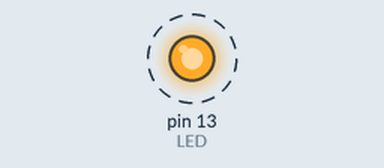
Recording of a sketch running on a simulated Arduino Uno, built with avr-gcc and run on an emulated ATmega328P. Shown: output pins drawn as LEDs (lit = HIGH). Dashed ring = blinking.

Above: at 0.5 s.
Timing chart, 0 to 4.6 s (numbered marks = the images above):
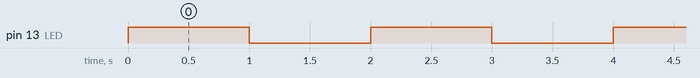

Measured:
- by itself, pin 13 (LED): alternates HIGH for 1.0 s and LOW for 1.0 s

The sketch:

BlinkXor.ino
```cpp
// La función 'setup' se ejecuta una única vez al encender la placa
// o presionar reset.
void setup()
{
  // Inicializa el pin digital como salida
  DDRB |= _BV(DDB5);
}

// La función 'loop' corre indefinidamente una y otra vez.
void loop()
{
  PORTB ^= _BV(PORTB5);   // Toggle LED */
  delay(1000);            // Espera por 1 seg.
}
```
